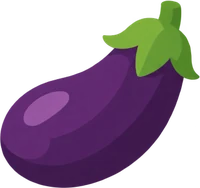
#> input picture assets/img/crop/c12.webp, 200 x 188 px
$ python clean-edge.py ../../assets/img/crop/c12.webp ../../assets/img/crop/c14.webp
#> lines starting #> are read from the running program, lines starting #| are printed output that depends on the picture; after the words box and inside, x2 and y2 are one past the last pixel; in counts of white or black regions, pixels touching at a corner belong together
# 그림 바깥 라인 정리 (2026-11-18): 반투명 번짐·떨어진 작은 점 지우기 → 작은 홈 메우기 → 가장자리 부드럽게(안티에일리어싱)
# 쓰는 법: python scripts/img-export/clean-edge.py "원본.png" "저장할.png"
# 원본은 그대로 두고 새 파일로 저장함
import sys
from collections import deque
import numpy as np
from PIL import Image, ImageFilter

src, dst = sys.argv[1], sys.argv[2]
im = Image.open(src).convert('RGBA')
#> im is the input picture: PIL image 200x188 RGBA; mean R, G, B, A 54.1, 37.3, 54.8, 137.4
a = np.asarray(im).astype(np.float32)
rgb, al = a[:, :, :3], a[:, :, 3]
H, W = al.shape
#> H = 188; W = 200

# 1) 확실히 그림인 곳 (반투명 번짐은 버림)
solid = al >= 128
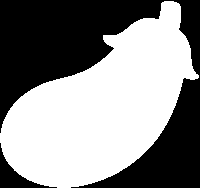
#> solid: shape (188, 200) bool; 54.2% white; 2 black regions, box (x1, y1, x2, y2) and area: (0, 0, 200, 188) 16543, (0, 143, 57, 188) 670

# 2) 떨어진 작은 덩어리(점·부스러기) 지우기: 이어진 덩어리 중 가장 큰 것의 0.3% 보다 작으면 버림
st = 2
s2 = solid[::st, ::st]; h2, w2 = s2.shape
#> after `s2 = solid[::st, ::st]`:
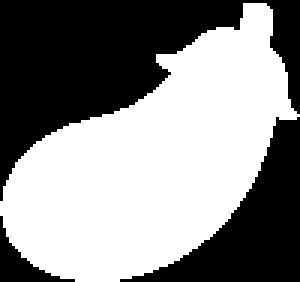
#> s2: shape (94, 100) bool (shown 3 times larger); 54.2% white; 3 black regions, box (x1, y1, x2, y2) and area: (0, 0, 100, 67) 2875, (40, 39, 100, 94) 1261, (0, 72, 25, 94) 165
#> after `h2, w2 = s2.shape`: h2 = 94; w2 = 100
lab = -np.ones((h2, w2), np.int32); areas = []
for y in range(h2):
    row = s2[y]
    for x in range(w2):
        if not row[x] or lab[y, x] >= 0: continue
        k = len(areas); q = deque([(y, x)]); lab[y, x] = k; n = 0
        while q:
            cy, cx = q.popleft(); n += 1
            for dy, dx in ((1, 0), (-1, 0), (0, 1), (0, -1), (1, 1), (-1, -1), (1, -1), (-1, 1)):
                ny, nx = cy + dy, cx + dx
                if 0 <= ny < h2 and 0 <= nx < w2 and s2[ny, nx] and lab[ny, nx] < 0:
                    lab[ny, nx] = k; q.append((ny, nx))
        areas.append(n)
#> after the loop, areas = [5099]
big = max(areas)
#> big = 5099
keep = np.array([n >= big * .003 for n in areas] + [False])
#> keep = [True, False]
km = keep[lab]
km = np.repeat(np.repeat(km, st, 0), st, 1)[:H, :W]
#> km: shape (188, 200) bool; 54.2% white; 3 black regions, box (x1, y1, x2, y2) and area: (0, 0, 200, 134) 11500, (80, 78, 200, 188) 5044, (0, 144, 50, 188) 660
km = np.asarray(Image.fromarray(km.astype(np.uint8) * 255).filter(ImageFilter.MaxFilter(5))) > 0   # 경계 보호
#> km: shape (188, 200) bool; 58.3% white; 4 black regions, box (x1, y1, x2, y2) and area: (0, 0, 160, 122) 9828, (90, 82, 200, 188) 4584, (180, 0, 200, 72) 808, (0, 154, 38, 188) 476
solid &= km
print('덩어리', len(areas), '→ 남김', int(keep[:-1].sum()))
#| 덩어리 1 → 남김 1

# 3) 작은 홈 메우기(닫기) + 가는 털 지우기(열기)
m = Image.fromarray(solid.astype(np.uint8) * 255)
m = m.filter(ImageFilter.MaxFilter(3)).filter(ImageFilter.MinFilter(3))   # 닫기
#> m: PIL image 200x188 L; 54.3% white; 4 black regions, box (x1, y1, x2, y2) and area: (0, 0, 164, 128) 10294, (79, 78, 200, 188) 5170, (174, 0, 200, 75) 1048, (0, 148, 49, 188) 657
m = m.filter(ImageFilter.MinFilter(3)).filter(ImageFilter.MaxFilter(3))   # 열기

# 4) 부드러운 가장자리: 살짝 흐린 뒤 경계만 반투명으로 (약 1.5px 폭)
b = np.asarray(m.filter(ImageFilter.GaussianBlur(1.1))).astype(np.float32) / 255
alpha = np.clip((b - .5) * 2.6 + .5, 0, 1)

# 5) 새로 채워진 칸의 색: 가까운 원래 색으로 (번진 회색이 남지 않게)
good = al >= 200
#> good: shape (188, 200) bool; 53.7% white; 1 black region, box (x1, y1, x2, y2) and area: (0, 0, 200, 188) 17412
col = rgb.copy(); filled = good.copy()
for _ in range(6):
    if filled.all(): break
    acc = np.zeros_like(col); cnt = np.zeros((H, W), np.float32)
    for dy, dx in ((1, 0), (-1, 0), (0, 1), (0, -1)):
        sh = np.roll(np.roll(col, dy, 0), dx, 1); sf = np.roll(np.roll(filled, dy, 0), dx, 1)
        acc += sh * sf[:, :, None]; cnt += sf
    new = (~filled) & (cnt > 0)
    col[new] = acc[new] / cnt[new][:, None]; filled |= new
#> this loop made 6 passes
#> pass 1, `new = (~filled) & (cnt > 0)`:
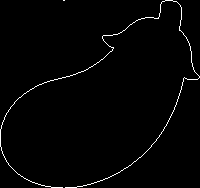
#> new: shape (188, 200) bool; 1.5% white in thin lines or dots
#> after the loop:
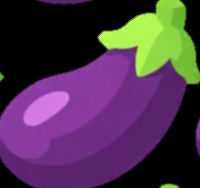
#> acc: shape (188, 200, 3) float32; mean R, G, B 214.5, 146.3, 216.9; drawn with min black and max white
#> after the loop:
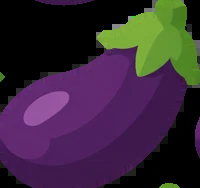
#> col: shape (188, 200, 3) float32; mean R, G, B 56.6, 39.4, 57
#> after the loop:
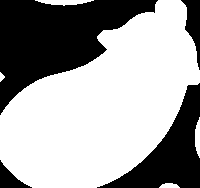
#> filled: shape (188, 200) bool; 62.8% white; 4 black regions, box (x1, y1, x2, y2) and area: (0, 0, 158, 115) 8876, (97, 83, 200, 188) 4104, (181, 0, 200, 70) 630, (0, 160, 32, 188) 379

out = np.dstack([col, alpha * 255]).round().clip(0, 255).astype(np.uint8)
out[alpha <= 0] = 0
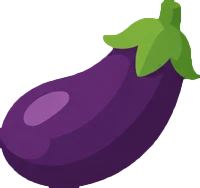
#> out: shape (188, 200, 4); mean R, G, B, A 48.5, 32.2, 49.7, 138.6; transparent parts drawn white
Image.fromarray(out, 'RGBA').save(dst)
print('저장:', dst)

$ run again, on assets/img/crop/c16.webp
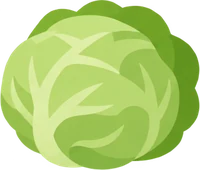
#> input picture assets/img/crop/c16.webp, 200 x 170 px
#> im is the input picture: PIL image 200x170 RGBA; mean R, G, B, A 145.1, 174.2, 85, 196
#> solid: shape (170, 200) bool; 77.5% white; 2 black regions, box (x1, y1, x2, y2) and area: (0, 0, 100, 170) 4033, (105, 0, 200, 170) 3623
#> s2: shape (85, 100) bool; 77.6% white; 4 black regions (1 under 20 px), largest, box (x1, y1, x2, y2) and area: (0, 0, 49, 85) 1030, (54, 0, 100, 31) 477, (57, 57, 100, 85) 386
#> after the loop `for y in range(h2):`: areas = [6593]
#> big = 6593
#> keep = [True, False]
#| 덩어리 1 → 남김 1
#> good: shape (170, 200) bool; 76.9% white; 1 black region, box (x1, y1, x2, y2) and area: (0, 0, 200, 170) 7840
#> after the loop `for _ in range(6):`:
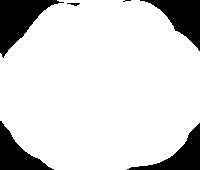
#> filled: shape (170, 200) bool; 84.6% white; 6 black regions (1 under 20 px), largest, box (x1, y1, x2, y2) and area: (0, 0, 64, 58) 1655, (140, 0, 200, 51) 1328, (0, 121, 54, 170) 1121, (127, 123, 200, 170) 1109, (67, 3, 80, 6) 24
#> `out[alpha <= 0] = 0`:
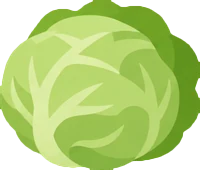
#> out: shape (170, 200, 4); mean R, G, B, A 131, 158.3, 75, 198.3; transparent parts drawn white

$ run again, on assets/img/crop/c18.webp
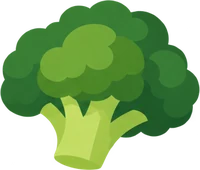
#> input picture assets/img/crop/c18.webp, 200 x 170 px
#> im is the input picture: PIL image 200x170 RGBA; mean R, G, B, A 62.4, 102, 41, 163.5
#> solid: shape (170, 200) bool; 64.6% white; 2 black regions, box (x1, y1, x2, y2) and area: (95, 0, 200, 170) 6258, (0, 0, 106, 170) 5767
#> s2: shape (85, 100) bool; 64.6% white; 3 black regions, box (x1, y1, x2, y2) and area: (0, 0, 53, 85) 1466, (50, 48, 100, 85) 897, (56, 0, 100, 42) 642
#> after the loop `for y in range(h2):`: areas = [5495]
#> big = 5495
#> keep = [True, False]
#| 덩어리 1 → 남김 1
#> good: shape (170, 200) bool; 64.1% white; 1 black region, box (x1, y1, x2, y2) and area: (0, 0, 200, 170) 12216
#> after the loop `for _ in range(6):`:
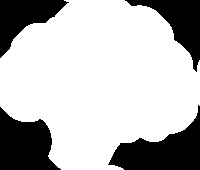
#> filled: shape (170, 200) bool; 72.7% white; 4 black regions, box (x1, y1, x2, y2) and area: (108, 105, 200, 170) 2908, (0, 107, 61, 170) 2600, (125, 0, 200, 72) 1919, (0, 0, 69, 58) 1849
#> `out[alpha <= 0] = 0`:
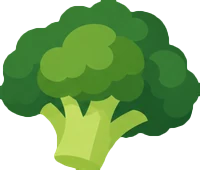
#> out: shape (170, 200, 4); mean R, G, B, A 54.9, 92, 34.9, 165.3; transparent parts drawn white

$ run again, on assets/img/crop/c20.webp
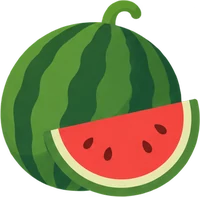
#> input picture assets/img/crop/c20.webp, 200 x 197 px
#> im is the input picture: PIL image 200x197 RGBA; mean R, G, B, A 86.7, 89.2, 48.6, 175.6
#> solid: shape (197, 200) bool; 69.5% white; 3 black regions, box (x1, y1, x2, y2) and area: (0, 0, 120, 197) 6152, (115, 0, 200, 113) 4562, (125, 126, 200, 197) 1321
#> s2: shape (99, 100) bool; 69.1% white; 3 black regions, box (x1, y1, x2, y2) and area: (0, 0, 60, 99) 1593, (58, 0, 100, 53) 1136, (63, 67, 100, 99) 331
#> after the loop `for y in range(h2):`: areas = [6840]
#> big = 6840
#> keep = [True, False]
#| 덩어리 1 → 남김 1
#> good: shape (197, 200) bool; 68.9% white; 1 black region, box (x1, y1, x2, y2) and area: (0, 0, 200, 197) 12258
#> `out[alpha <= 0] = 0`:
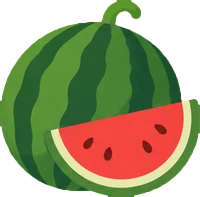
#> out: shape (197, 200, 4); mean R, G, B, A 80.1, 79.9, 42.8, 177.6; transparent parts drawn white
